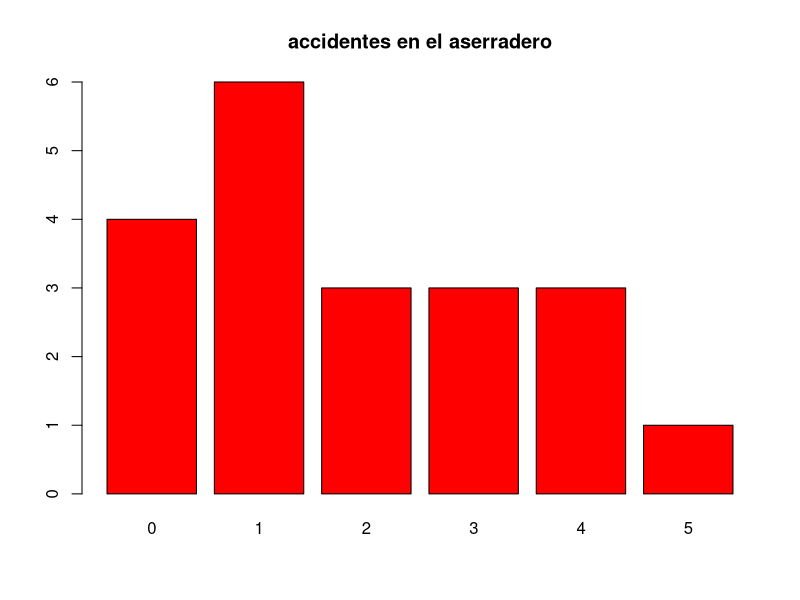
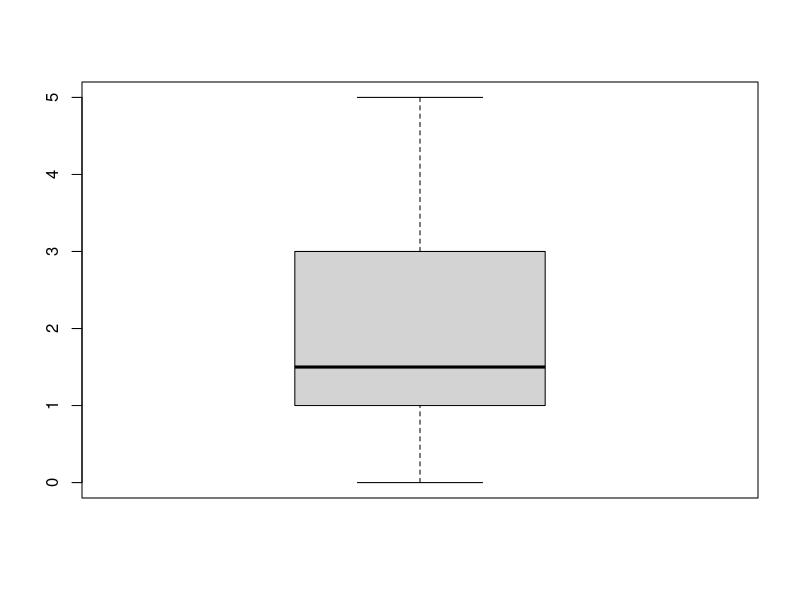
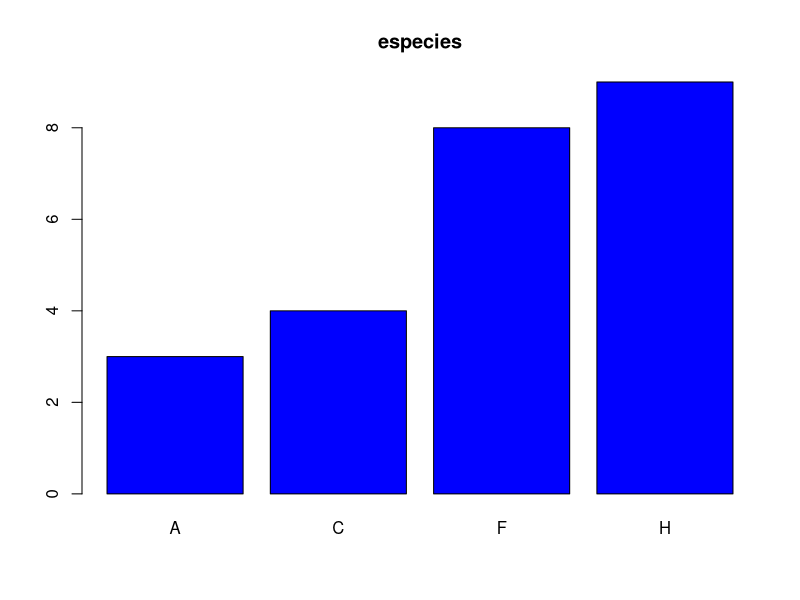

Here is the R script that generated these plots, in order:
library(plyr)
accidentes <- c(0,1,0,2,2,1,4,3,0,1,5,1,2,3,4,0,1,1,3,4)
acc <- count(accidentes)
acc

acc$fr <- acc$freq/sum(acc$freq)*100
acc

barplot(acc$freq, names.arg = acc$x, main = "accidentes en el aserradero", col = "red")
mean(accidentes)
sum(accidentes)
boxplot(accidentes)

# Ejercicio 2 -------------------------------------------------------------

especies <- c("F", "H", "F", "C", "F", "A", "H", "F",
              "H", "C", "A", "C", "F", "H", "H", "H",
              "F", "H", "A", "C", "F", "H", "H", "F")

esp <- count(especies)
esp

esp$fr <- esp$freq/sum(esp$freq)*100
esp

barplot(esp$freq, names.arg = esp$x, main = "especies", col = "blue")
